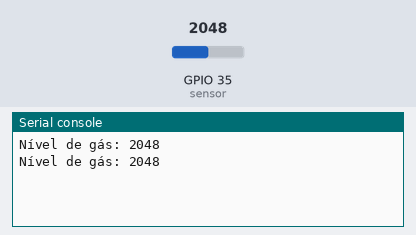
This program was run on a simulated ESP32 board running MicroPython. Parts: the last lines printed to the serial console. Inputs (shaded band) come from the test bench; at power-on: GPIO 35 (sensor) = 2048 (analog values on the 0–4095 scale).

Above: at 1.2 s.
1.3 s: GPIO 35 (sensor) set to 2866
At 2.6 s:
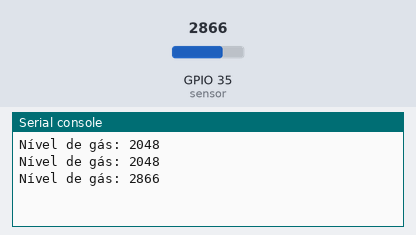
2.8 s: GPIO 35 (sensor) set to 3603
At 3.8 s:
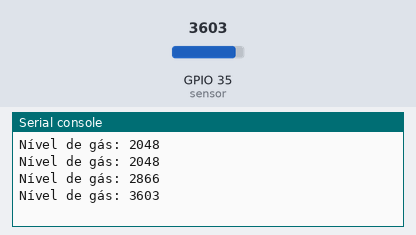
Timing chart, 0 to 5.8 s (numbered marks = the images above; inputs shaded):
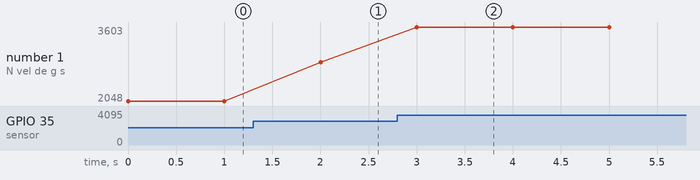

Measured:
- after the input at 1.3 s, the serial console: prints a new line after 0.70 s (image 1)
- after the input at 2.8 s, the serial console: prints a new line after 0.20 s (image 2)
- plotted number 1: 2048 → 2866 after the input at 1.3 s, 2866 → 3603 after the input at 2.8 s

The program:

13._Leitura_de_um_sensor_de_g_s_MQ-2.py
```python
from machine import ADC, Pin
import time

sensor = ADC(Pin(35))  # GPIO 35
sensor.atten(ADC.ATTN_11DB)  # Configura a atenuação

while True:
    value = sensor.read()
    print('Nível de gás:', value)
    time.sleep(1)
```
